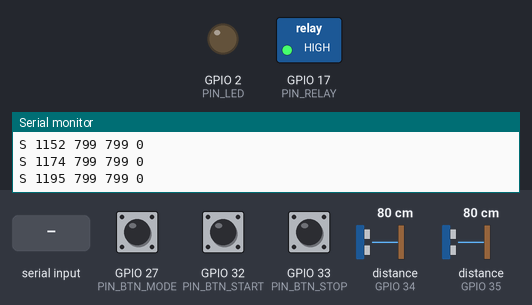
The sketch below on a simulated ESP32. Parts: switched loads named in the sketch (green lamp = pin HIGH), output pins drawn as LEDs (lit = HIGH), the last lines printed to the serial monitor. Wiring (inferred from the names in the program): 2 × ultrasonic range finder: trigger GPIO 4, echo GPIO 34 / trigger GPIO 16, echo GPIO 35. Dashed ring = blinking. Inputs (shaded band) come from the test bench; at power-on: GPIO 33 (PIN_BTN_STOP) HIGH, GPIO 27 (PIN_BTN_MODE) HIGH, GPIO 32 (PIN_BTN_START) HIGH, distance to the obstacle (sensors on GPIO 34, GPIO 35) 80 cm. The echo pulse lasts 58.3 µs per cm; pins used as bus, display or sensor lines are not drawn.

Above: at 1.2 s.
1.3 s: "RL 90\n" received over Serial
At 1.7 s:
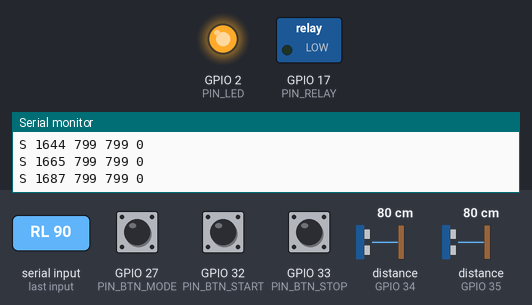
2.8 s: GPIO 33 (PIN_BTN_STOP) pulled LOW for 0.15 s
At 3.8 s:
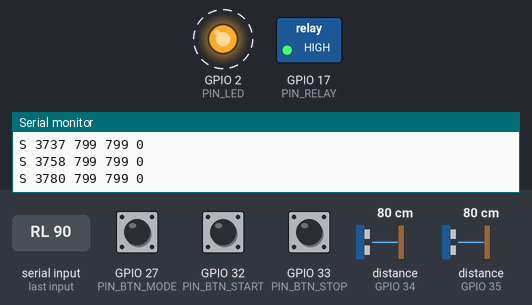
Timing chart, 0 to 15.9 s (numbered marks = the images above; inputs shaded):
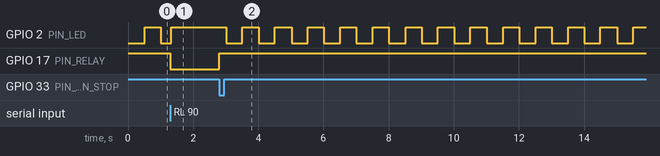

Measured:
- after the input at 1.3 s, GPIO 17 (PIN_RELAY): HIGH → LOW at once
- after the input at 2.8 s, GPIO 2 (PIN_LED): alternates HIGH for 0.49 s and LOW for 0.49 s, starting after 0.21 s; GPIO 17 (PIN_RELAY): LOW → HIGH at once

The sketch:

esp32_hub.ino
```cpp
// PillBot Hub — ESP32 (ESP-WROOM-32 DevKit)
// Reads: 2x HC-SR04, 3x push buttons (START / STOP / MODE)
// Drives: 4 servo channels (ch0 clamp, ch1-3 spare), 1 relay (hobby-servo power)
//
// Library (Arduino Library Manager): "ESP32Servo"
// Board: "ESP32 Dev Module". Pin map: hardware/wiring.md
//
// Serial protocol @115200, one line per message:
//   ESP32 -> host  (every 20 ms):  S <ms> <clip_mm> <zone_mm> <buttons>
//                                  buttons bitmask: 1=START 2=STOP 4=MODE ; distances -1 = no echo
//                  at boot:        READY pillbot-hub 3
//   host -> ESP32:  SV <ch> <us>   set servo channel 0..3 pulse (500..2500), 0 = detach (go limp)
//                   RL <0|1>       relay off/on (hobby-servo power)
//                   PING           -> PONG
// Safety: STOP button immediately cuts the relay and detaches the servos (firmware-level) — EXCEPT
// channels in HOLD_ON_STOP keep their angle (for a hub servo that carries arm weight, e.g. a goBILDA
// joint: power it straight from the supply, NOT through the relay). ch1 = spare, no arm joint on it now.

#include <ESP32Servo.h>

// ---- pins ----
const int PIN_TRIG_CLIP = 4,  PIN_ECHO_CLIP = 34;
const int PIN_TRIG_ZONE = 16, PIN_ECHO_ZONE = 35;
const int PIN_BTN_START = 32, PIN_BTN_STOP = 33, PIN_BTN_MODE = 27;
const int SERVO_PINS[4] = {25, 26, 13, 14};
const bool HOLD_ON_STOP[4] = {false, true, false, false};   // ch1: reserved for an arm-joint servo
const int PIN_RELAY = 17;
const int PIN_LED = 2;
const bool RELAY_ACTIVE_LOW = true;   // most cheap relay modules switch ON when IN is LOW

Servo servos[4];
int servoUs[4] = {0, 0, 0, 0};
bool relayOn = false;

long clipMm = -1, zoneMm = -1;
bool readClipNext = true;
unsigned long lastReport = 0;
String rx;

void setRelay(bool on) {
  relayOn = on;
  digitalWrite(PIN_RELAY, (on ^ RELAY_ACTIVE_LOW) ? HIGH : LOW);
}

void setServo(int ch, int us) {
  if (ch < 0 || ch > 3) return;
  if (us == 0) { if (servos[ch].attached()) servos[ch].detach(); servoUs[ch] = 0; return; }
  us = constrain(us, 500, 2500);
  if (!servos[ch].attached()) { servos[ch].setPeriodHertz(50); servos[ch].attach(SERVO_PINS[ch], 500, 2500); }
  servos[ch].writeMicroseconds(us);
  servoUs[ch] = us;
}

void emergencyStop() {
  setRelay(false);
  for (int i = 0; i < 4; i++) if (!HOLD_ON_STOP[i]) setServo(i, 0);
}

long readUltrasonicMm(int trig, int echo) {
  digitalWrite(trig, LOW);  delayMicroseconds(2);
  digitalWrite(trig, HIGH); delayMicroseconds(10);
  digitalWrite(trig, LOW);
  unsigned long us = pulseIn(echo, HIGH, 12000);   // ~2 m max; keeps the loop fast
  if (us == 0) return -1;
  return (long)(us * 0.343 / 2.0);                 // speed of sound 343 m/s
}

// Push buttons wired pin -> button -> GND, internal pull-ups: pressed = LOW, unplugged = not pressed
uint8_t buttons() {
  return (digitalRead(PIN_BTN_START) ? 0 : 1) | (digitalRead(PIN_BTN_STOP) ? 0 : 2) |
         (digitalRead(PIN_BTN_MODE) ? 0 : 4);
}

void handleLine(const String& line) {
  if (line == "PING") { Serial.println("PONG"); return; }
  int ch, us, v;
  if (sscanf(line.c_str(), "SV %d %d", &ch, &us) == 2) { setServo(ch, us); return; }
  if (sscanf(line.c_str(), "RL %d", &v) == 1) { setRelay(v != 0); return; }
  Serial.print("ERR "); Serial.println(line);
}

void setup() {
  Serial.begin(115200);
  pinMode(PIN_TRIG_CLIP, OUTPUT); pinMode(PIN_ECHO_CLIP, INPUT);
  pinMode(PIN_TRIG_ZONE, OUTPUT); pinMode(PIN_ECHO_ZONE, INPUT);
  pinMode(PIN_BTN_START, INPUT_PULLUP); pinMode(PIN_BTN_STOP, INPUT_PULLUP); pinMode(PIN_BTN_MODE, INPUT_PULLUP);
  pinMode(PIN_RELAY, OUTPUT); pinMode(PIN_LED, OUTPUT);
  setRelay(false);                                   // servos unpowered until host enables
  ESP32PWM::allocateTimer(0); ESP32PWM::allocateTimer(1);
  Serial.println("READY pillbot-hub 3");
}

void loop() {
  while (Serial.available()) {
    char c = Serial.read();
    if (c == '\n') { rx.trim(); if (rx.length()) handleLine(rx); rx = ""; }
    else if (rx.length() < 64) rx += c;
  }

  uint8_t b = buttons();
  if (b & 2) emergencyStop();                        // STOP wins, every loop

  // alternate the two ultrasonic sensors so they don't hear each other
  if (readClipNext) clipMm = readUltrasonicMm(PIN_TRIG_CLIP, PIN_ECHO_CLIP);
  else              zoneMm = readUltrasonicMm(PIN_TRIG_ZONE, PIN_ECHO_ZONE);
  readClipNext = !readClipNext;

  unsigned long now = millis();
  if (now - lastReport >= 20) {
    lastReport = now;
    Serial.printf("S %lu %ld %ld %u\n", now, clipMm, zoneMm, b);
    digitalWrite(PIN_LED, relayOn ? HIGH : (now / 500) % 2);   // solid = servos powered, blink = idle
  }
}
```
